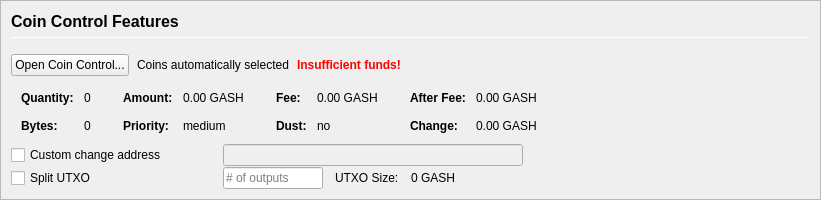
         <widget class="QFrame" name="frameCoinControl">
          <property name="sizePolicy">
           <sizepolicy hsizetype="Expanding" vsizetype="Expanding">
            <horstretch>0</horstretch>
            <verstretch>0</verstretch>
           </sizepolicy>
          </property>
          <property name="maximumSize">
           <size>
            <width>16777215</width>
            <height>16777215</height>
           </size>
          </property>
          <property name="frameShape">
           <enum>QFrame::StyledPanel</enum>
          </property>
          <property name="frameShadow">
           <enum>QFrame::Sunken</enum>
          </property>
          <layout class="QVBoxLayout" name="verticalLayoutCoinControl2">
           <property name="spacing">
            <number>0</number>
           </property>
           <property name="leftMargin">
            <number>0</number>
           </property>
           <property name="topMargin">
            <number>0</number>
           </property>
           <property name="rightMargin">
            <number>0</number>
           </property>
           <property name="bottomMargin">
            <number>0</number>
           </property>
           <item>
            <widget class="QFrame" name="frameCoinControl_BG">
             <layout class="QVBoxLayout" name="verticalLayoutCoinControl" stretch="0,0,0,0,0,0">
              <property name="spacing">
               <number>1</number>
              </property>
              <property name="leftMargin">
               <number>10</number>
              </property>
              <property name="topMargin">
               <number>10</number>
              </property>
              <item>
               <layout class="QHBoxLayout" name="horizontalLayoutCoinControl1">
                <property name="bottomMargin">
                 <number>15</number>
                </property>
                <item>
                 <layout class="QVBoxLayout" name="verticalLayout_3">
                  <property name="spacing">
                   <number>6</number>
                  </property>
                  <item>
                   <widget class="QLabel" name="labelCoinControlFeatures">
                    <property name="sizePolicy">
                     <sizepolicy hsizetype="Preferred" vsizetype="Maximum">
                      <horstretch>0</horstretch>
                      <verstretch>0</verstretch>
                     </sizepolicy>
                    </property>
                    <property name="minimumSize">
                     <size>
                      <width>0</width>
                      <height>20</height>
                     </size>
                    </property>
                    <property name="font">
                     <font>
                      <pointsize>12</pointsize>
                      <weight>75</weight>
                      <bold>true</bold>
                     </font>
                    </property>
                    <property name="styleSheet">
                     <string notr="true">font-weight:bold;</string>
                    </property>
                    <property name="text">
                     <string>Coin Control Features</string>
                    </property>
                   </widget>
                  </item>
                  <item>
                   <widget class="Line" name="line">
                    <property name="minimumSize">
                     <size>
                      <width>0</width>
                      <height>1</height>
                     </size>
                    </property>
                    <property name="maximumSize">
                     <size>
                      <width>16777215</width>
                      <height>1</height>
                     </size>
                    </property>
                    <property name="orientation">
                     <enum>Qt::Horizontal</enum>
                    </property>
                   </widget>
                  </item>
                 </layout>
                </item>
               </layout>
              </item>
              <item>
               <layout class="QHBoxLayout" name="horizontalLayoutCoinControl2" stretch="0,0,0,0">
                <property name="spacing">
                 <number>8</number>
                </property>
                <property name="bottomMargin">
                 <number>10</number>
                </property>
                <item>
                 <widget class="QPushButton" name="pushButtonCoinControl">
                  <property name="styleSheet">
                   <string notr="true"/>
                  </property>
                  <property name="text">
                   <string>Open Coin Control...</string>
                  </property>
                  <property name="autoDefault">
                   <bool>false</bool>
                  </property>
                 </widget>
                </item>
                <item>
                 <widget class="QLabel" name="labelCoinControlAutomaticallySelected">
                  <property name="text">
                   <string>Coins automatically selected</string>
                  </property>
                  <property name="margin">
                   <number>5</number>
                  </property>
                 </widget>
                </item>
                <item>
                 <widget class="QLabel" name="labelCoinControlInsuffFunds">
                  <property name="font">
                   <font>
                    <weight>75</weight>
                    <bold>true</bold>
                   </font>
                  </property>
                  <property name="styleSheet">
                   <string notr="true">color:red;font-weight:bold;</string>
                  </property>
                  <property name="text">
                   <string>Insufficient funds!</string>
                  </property>
                  <property name="margin">
                   <number>5</number>
                  </property>
                 </widget>
                </item>
                <item>
                 <spacer name="horizontalSpacerCoinControl">
                  <property name="orientation">
                   <enum>Qt::Horizontal</enum>
                  </property>
                  <property name="sizeHint" stdset="0">
                   <size>
                    <width>40</width>
                    <height>1</height>
                   </size>
                  </property>
                 </spacer>
                </item>
               </layout>
              </item>
              <item>
               <widget class="QWidget" name="widgetCoinControl" native="true">
                <property name="sizePolicy">
                 <sizepolicy hsizetype="Preferred" vsizetype="Preferred">
                  <horstretch>0</horstretch>
                  <verstretch>0</verstretch>
                 </sizepolicy>
                </property>
                <property name="minimumSize">
                 <size>
                  <width>0</width>
                  <height>0</height>
                 </size>
                </property>
                <property name="styleSheet">
                 <string notr="true"/>
                </property>
                <layout class="QHBoxLayout" name="horizontalLayoutCoinControl5">
                 <property name="leftMargin">
                  <number>0</number>
                 </property>
                 <property name="topMargin">
                  <number>0</number>
                 </property>
                 <property name="rightMargin">
                  <number>0</number>
                 </property>
                 <property name="bottomMargin">
                  <number>0</number>
                 </property>
                 <item>
                  <layout class="QHBoxLayout" name="horizontalLayoutCoinControl3" stretch="0,0,0,1">
                   <property name="spacing">
                    <number>20</number>
                   </property>
                   <property name="topMargin">
                    <number>0</number>
                   </property>
                   <property name="bottomMargin">
                    <number>10</number>
                   </property>
                   <item>
                    <layout class="QFormLayout" name="formLayoutCoinControl1">
                     <property name="horizontalSpacing">
                      <number>10</number>
                     </property>
                     <property name="verticalSpacing">
                      <number>14</number>
                     </property>
                     <property name="leftMargin">
                      <number>10</number>
                     </property>
                     <property name="topMargin">
                      <number>4</number>
                     </property>
                     <property name="rightMargin">
                      <number>6</number>
                     </property>
                     <item row="0" column="0">
                      <widget class="QLabel" name="labelCoinControlQuantityText">
                       <property name="font">
                        <font>
                         <weight>75</weight>
                         <bold>true</bold>
                        </font>
                       </property>
                       <property name="text">
                        <string>Quantity:</string>
                       </property>
                       <property name="margin">
                        <number>0</number>
                       </property>
                      </widget>
                     </item>
                     <item row="0" column="1">
                      <widget class="QLabel" name="labelCoinControlQuantity">
                       <property name="cursor">
                        <cursorShape>IBeamCursor</cursorShape>
                       </property>
                       <property name="contextMenuPolicy">
                        <enum>Qt::ActionsContextMenu</enum>
                       </property>
                       <property name="text">
                        <string notr="true">0</string>
                       </property>
                       <property name="margin">
                        <number>0</number>
                       </property>
                       <property name="textInteractionFlags">
                        <set>Qt::LinksAccessibleByMouse|Qt::TextSelectableByKeyboard|Qt::TextSelectableByMouse</set>
                       </property>
                      </widget>
                     </item>
                     <item row="1" column="0">
                      <widget class="QLabel" name="labelCoinControlBytesText">
                       <property name="font">
                        <font>
                         <weight>75</weight>
                         <bold>true</bold>
                        </font>
                       </property>
                       <property name="text">
                        <string>Bytes:</string>
                       </property>
                      </widget>
                     </item>
                     <item row="1" column="1">
                      <widget class="QLabel" name="labelCoinControlBytes">
                       <property name="cursor">
                        <cursorShape>IBeamCursor</cursorShape>
                       </property>
                       <property name="contextMenuPolicy">
                        <enum>Qt::ActionsContextMenu</enum>
                       </property>
                       <property name="text">
                        <string notr="true">0</string>
                       </property>
                       <property name="textInteractionFlags">
                        <set>Qt::LinksAccessibleByMouse|Qt::TextSelectableByKeyboard|Qt::TextSelectableByMouse</set>
                       </property>
                      </widget>
                     </item>
                    </layout>
                   </item>
                   <item>
                    <layout class="QFormLayout" name="formLayoutCoinControl2">
                     <property name="horizontalSpacing">
                      <number>10</number>
                     </property>
                     <property name="verticalSpacing">
                      <number>14</number>
                     </property>
                     <property name="leftMargin">
                      <number>6</number>
                     </property>
                     <property name="topMargin">
                      <number>4</number>
                     </property>
                     <property name="rightMargin">
                      <number>6</number>
                     </property>
                     <item row="0" column="0">
                      <widget class="QLabel" name="labelCoinControlAmountText">
                       <property name="font">
                        <font>
                         <weight>75</weight>
                         <bold>true</bold>
                        </font>
                       </property>
                       <property name="text">
                        <string>Amount:</string>
                       </property>
                       <property name="margin">
                        <number>0</number>
                       </property>
                      </widget>
                     </item>
                     <item row="0" column="1">
                      <widget class="QLabel" name="labelCoinControlAmount">
                       <property name="cursor">
                        <cursorShape>IBeamCursor</cursorShape>
                       </property>
                       <property name="contextMenuPolicy">
                        <enum>Qt::ActionsContextMenu</enum>
                       </property>
                       <property name="text">
                        <string notr="true">0.00 GASH</string>
                       </property>
                       <property name="textInteractionFlags">
                        <set>Qt::LinksAccessibleByMouse|Qt::TextSelectableByKeyboard|Qt::TextSelectableByMouse</set>
                       </property>
                      </widget>
                     </item>
                     <item row="1" column="0">
                      <widget class="QLabel" name="labelCoinControlPriorityText">
                       <property name="font">
                        <font>
                         <weight>75</weight>
                         <bold>true</bold>
                        </font>
                       </property>
                       <property name="text">
                        <string>Priority:</string>
                       </property>
                      </widget>
                     </item>
                     <item row="1" column="1">
                      <widget class="QLabel" name="labelCoinControlPriority">
                       <property name="cursor">
                        <cursorShape>IBeamCursor</cursorShape>
                       </property>
                       <property name="contextMenuPolicy">
                        <enum>Qt::ActionsContextMenu</enum>
                       </property>
                       <property name="text">
                        <string>medium</string>
                       </property>
                       <property name="textInteractionFlags">
                        <set>Qt::LinksAccessibleByMouse|Qt::TextSelectableByKeyboard|Qt::TextSelectableByMouse</set>
                       </property>
                      </widget>
                     </item>
                    </layout>
                   </item>
                   <item>
                    <layout class="QFormLayout" name="formLayoutCoinControl3">
                     <property name="horizontalSpacing">
                      <number>10</number>
                     </property>
                     <property name="verticalSpacing">
                      <number>14</number>
                     </property>
                     <property name="leftMargin">
                      <number>6</number>
                     </property>
                     <property name="topMargin">
                      <number>4</number>
                     </property>
                     <property name="rightMargin">
                      <number>6</number>
                     </property>
                     <item row="0" column="0">
                      <widget class="QLabel" name="labelCoinControlFeeText">
                       <property name="font">
                        <font>
                         <weight>75</weight>
                         <bold>true</bold>
                        </font>
                       </property>
                       <property name="text">
                        <string>Fee:</string>
                       </property>
                       <property name="margin">
                        <number>0</number>
                       </property>
                      </widget>
                     </item>
                     <item row="0" column="1">
                      <widget class="QLabel" name="labelCoinControlFee">
                       <property name="cursor">
                        <cursorShape>IBeamCursor</cursorShape>
                       </property>
                       <property name="contextMenuPolicy">
                        <enum>Qt::ActionsContextMenu</enum>
                       </property>
                       <property name="text">
                        <string notr="true">0.00 GASH</string>
                       </property>
                       <property name="textInteractionFlags">
                        <set>Qt::LinksAccessibleByMouse|Qt::TextSelectableByKeyboard|Qt::TextSelectableByMouse</set>
                       </property>
                      </widget>
                     </item>
                     <item row="1" column="0">
                      <widget class="QLabel" name="labelCoinControlLowOutputText">
                       <property name="font">
                        <font>
                         <weight>75</weight>
                         <bold>true</bold>
                        </font>
                       </property>
                       <property name="text">
                        <string>Dust:</string>
                       </property>
                      </widget>
                     </item>
                     <item row="1" column="1">
                      <widget class="QLabel" name="labelCoinControlLowOutput">
                       <property name="cursor">
                        <cursorShape>IBeamCursor</cursorShape>
                       </property>
                       <property name="contextMenuPolicy">
                        <enum>Qt::ActionsContextMenu</enum>
                       </property>
                       <property name="text">
                        <string>no</string>
                       </property>
                       <property name="textInteractionFlags">
                        <set>Qt::LinksAccessibleByMouse|Qt::TextSelectableByKeyboard|Qt::TextSelectableByMouse</set>
                       </property>
                      </widget>
                     </item>
                    </layout>
                   </item>
                   <item>
                    <layout class="QFormLayout" name="formLayoutCoinControl4">
                     <property name="horizontalSpacing">
                      <number>10</number>
                     </property>
                     <property name="verticalSpacing">
                      <number>14</number>
                     </property>
                     <property name="leftMargin">
                      <number>6</number>
                     </property>
                     <property name="topMargin">
                      <number>4</number>
                     </property>
                     <property name="rightMargin">
                      <number>6</number>
                     </property>
                     <item row="0" column="0">
                      <widget class="QLabel" name="labelCoinControlAfterFeeText">
                       <property name="font">
                        <font>
                         <weight>75</weight>
                         <bold>true</bold>
                        </font>
                       </property>
                       <property name="text">
                        <string>After Fee:</string>
                       </property>
                       <property name="margin">
                        <number>0</number>
                       </property>
                      </widget>
                     </item>
                     <item row="0" column="1">
                      <widget class="QLabel" name="labelCoinControlAfterFee">
                       <property name="cursor">
                        <cursorShape>IBeamCursor</cursorShape>
                       </property>
                       <property name="contextMenuPolicy">
                        <enum>Qt::ActionsContextMenu</enum>
                       </property>
                       <property name="text">
                        <string notr="true">0.00 GASH</string>
                       </property>
                       <property name="textInteractionFlags">
                        <set>Qt::LinksAccessibleByMouse|Qt::TextSelectableByKeyboard|Qt::TextSelectableByMouse</set>
                       </property>
                      </widget>
                     </item>
                     <item row="1" column="0">
                      <widget class="QLabel" name="labelCoinControlChangeText">
                       <property name="font">
                        <font>
                         <weight>75</weight>
                         <bold>true</bold>
                        </font>
                       </property>
                       <property name="text">
                        <string>Change:</string>
                       </property>
                      </widget>
                     </item>
                     <item row="1" column="1">
                      <widget class="QLabel" name="labelCoinControlChange">
                       <property name="cursor">
                        <cursorShape>IBeamCursor</cursorShape>
                       </property>
                       <property name="contextMenuPolicy">
                        <enum>Qt::ActionsContextMenu</enum>
                       </property>
                       <property name="text">
                        <string notr="true">0.00 GASH</string>
                       </property>
                       <property name="textInteractionFlags">
                        <set>Qt::LinksAccessibleByMouse|Qt::TextSelectableByKeyboard|Qt::TextSelectableByMouse</set>
                       </property>
                      </widget>
                     </item>
                    </layout>
                   </item>
                  </layout>
                 </item>
                </layout>
               </widget>
              </item>
              <item>
               <layout class="QHBoxLayout" name="horizontalLayoutCoinControl4">
                <property name="spacing">
                 <number>12</number>
                </property>
                <property name="sizeConstraint">
                 <enum>QLayout::SetDefaultConstraint</enum>
                </property>
                <property name="topMargin">
                 <number>0</number>
                </property>
                <property name="rightMargin">
                 <number>0</number>
                </property>
                <item>
                 <widget class="QCheckBox" name="checkBoxCoinControlChange">
                  <property name="sizePolicy">
                   <sizepolicy hsizetype="Preferred" vsizetype="Preferred">
                    <horstretch>0</horstretch>
                    <verstretch>0</verstretch>
                   </sizepolicy>
                  </property>
                  <property name="minimumSize">
                   <size>
                    <width>200</width>
                    <height>0</height>
                   </size>
                  </property>
                  <property name="maximumSize">
                   <size>
                    <width>200</width>
                    <height>16777215</height>
                   </size>
                  </property>
                  <property name="toolTip">
                   <string>If this is activated, but the change address is empty or invalid, change will be sent to a newly generated address.</string>
                  </property>
                  <property name="text">
                   <string>Custom change address</string>
                  </property>
                 </widget>
                </item>
                <item>
                 <widget class="QValidatedLineEdit" name="lineEditCoinControlChange">
                  <property name="enabled">
                   <bool>false</bool>
                  </property>
                  <property name="sizePolicy">
                   <sizepolicy hsizetype="Preferred" vsizetype="Preferred">
                    <horstretch>0</horstretch>
                    <verstretch>0</verstretch>
                   </sizepolicy>
                  </property>
                  <property name="minimumSize">
                   <size>
                    <width>300</width>
                    <height>0</height>
                   </size>
                  </property>
                 </widget>
                </item>
                <item>
                 <widget class="QLabel" name="labelCoinControlChangeLabel">
                  <property name="sizePolicy">
                   <sizepolicy hsizetype="Preferred" vsizetype="Preferred">
                    <horstretch>0</horstretch>
                    <verstretch>0</verstretch>
                   </sizepolicy>
                  </property>
                  <property name="minimumSize">
                   <size>
                    <width>100</width>
                    <height>0</height>
                   </size>
                  </property>
                  <property name="text">
                   <string/>
                  </property>
                  <property name="margin">
                   <number>3</number>
                  </property>
                 </widget>
                </item>
               </layout>
              </item>
              <item>
               <layout class="QHBoxLayout" name="horizontalLayoutCoinControl6">
                <property name="spacing">
                 <number>12</number>
                </property>
                <property name="rightMargin">
                 <number>0</number>
                </property>
                <item>
                 <widget class="QCheckBox" name="splitBlockCheckBox">
                  <property name="sizePolicy">
                   <sizepolicy hsizetype="Preferred" vsizetype="Preferred">
                    <horstretch>0</horstretch>
                    <verstretch>0</verstretch>
                   </sizepolicy>
                  </property>
                  <property name="minimumSize">
                   <size>
                    <width>200</width>
                    <height>0</height>
                   </size>
                  </property>
                  <property name="maximumSize">
                   <size>
                    <width>200</width>
                    <height>16777215</height>
                   </size>
                  </property>
                  <property name="text">
                   <string>Split UTXO</string>
                  </property>
                 </widget>
                </item>
                <item>
                 <widget class="QLineEdit" name="splitBlockLineEdit">
                  <property name="sizePolicy">
                   <sizepolicy hsizetype="Preferred" vsizetype="Preferred">
                    <horstretch>50</horstretch>
                    <verstretch>0</verstretch>
                   </sizepolicy>
                  </property>
                  <property name="minimumSize">
                   <size>
                    <width>100</width>
                    <height>0</height>
                   </size>
                  </property>
                  <property name="maximumSize">
                   <size>
                    <width>100</width>
                    <height>16777215</height>
                   </size>
                  </property>
                  <property name="placeholderText">
                   <string># of outputs</string>
                  </property>
                 </widget>
                </item>
                <item>
                 <widget class="QLabel" name="labelBlockSizeText">
                  <property name="text">
                   <string>UTXO Size:</string>
                  </property>
                 </widget>
                </item>
                <item>
                 <widget class="QLabel" name="labelBlockSize">
                  <property name="text">
                   <string>0 GASH</string>
                  </property>
                 </widget>
                </item>
                <item>
                 <spacer name="horizontalSpacer_7">
                  <property name="orientation">
                   <enum>Qt::Horizontal</enum>
                  </property>
                  <property name="sizeHint" stdset="0">
                   <size>
                    <width>40</width>
                    <height>20</height>
                   </size>
                  </property>
                 </spacer>
                </item>
               </layout>
              </item>
              <item>
               <spacer name="verticalSpacerCoinControl">
                <property name="orientation">
                 <enum>Qt::Vertical</enum>
                </property>
                <property name="sizeHint" stdset="0">
                 <size>
                  <width>800</width>
                  <height>1</height>
                 </size>
                </property>
               </spacer>
              </item>
             </layout>
            </widget>
           </item>
          </layout>
         </widget>
